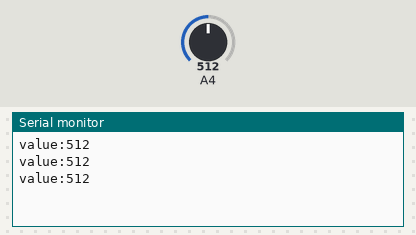
The sketch below on a simulated Arduino Mega 2560, built with avr-gcc and run on an emulated ATmega2560. Parts: the last lines printed to the serial monitor. The test bench sets the inputs (shaded band); at power-on: A4 = 512.

Above: at 1.3 s.
1.4 s: A4 set to 716
At 1.9 s:
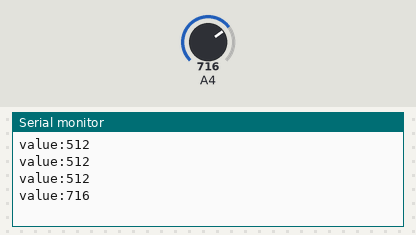
2.9 s: A4 set to 900
At 3.4 s:
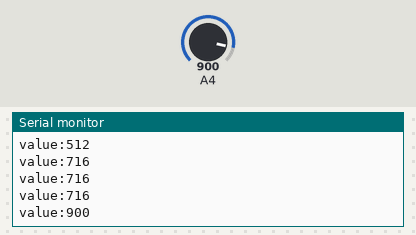
Timing chart, 0 to 5.9 s (numbered marks = the images above; inputs shaded):
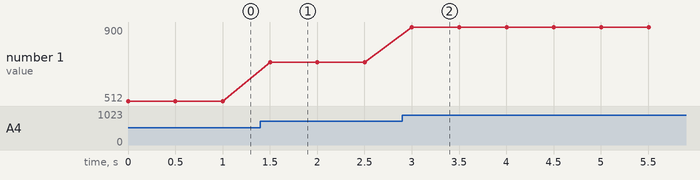

The sketch:

hall_sensor_3144.ino
```cpp
// 3144 Hall Sensor
// Detects a magnetic field and toggles like a switch
// Uses 3.3V
#define PIN_IN 36

void setup() {
  Serial.begin(115200);
}

void loop() {
  int value = analogRead(PIN_IN);

  Serial.print("value:");
  Serial.println(value);

  delay(500);
}
```

Measured:
- after the input at 1.4 s, the serial monitor: prints a new line after 0.10 s (image 1)
- after the input at 2.9 s, the serial monitor: prints a new line after 0.10 s (image 2)
- plotted number 1: 512 → 716 after the input at 1.4 s, 716 → 900 after the input at 2.9 s
